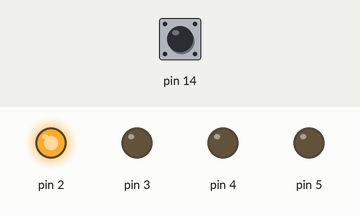
The sketch below on a simulated Arduino Mega 2560, built with avr-gcc and run on an emulated ATmega2560. On the bench: output pins drawn as LEDs (lit = HIGH). Inputs (shaded band) come from the test bench; at power-on: pin 14 LOW.

Above: at 0.8 s.
0.9 s: pin 14 driven HIGH
At 1.5 s:
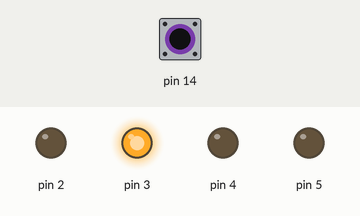
2.4 s: pin 14 pulsed LOW 5 times (0.12 s each, 0.3 s apart)
At 2.97 s:
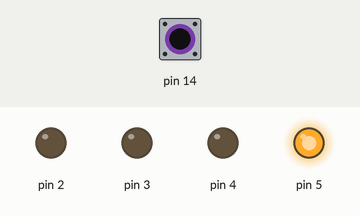
At 4.3 s:
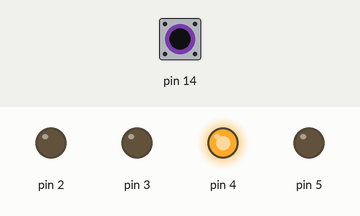
Timing chart, 0 to 5.8 s (numbered marks = the images above; inputs shaded):
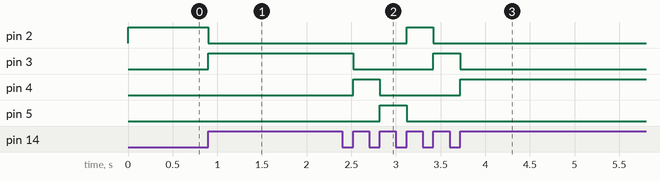

Measured:
- after the input at 0.9 s, pin 2: HIGH → LOW at once; pin 3: LOW → HIGH at once
- after the input at 2.4 s, pin 2: LOW → HIGH after 0.72 s, → LOW 0.30 s later; pin 3: HIGH → LOW after 0.12 s, → HIGH 0.90 s later, → LOW 0.30 s later; pin 4: LOW → HIGH after 0.12 s, → LOW 0.30 s later, → HIGH 0.90 s later; pin 5: LOW → HIGH after 0.42 s, → LOW 0.30 s later

The sketch:

Ex_2.ino
```cpp
#define F_CPU 16000000L
#include <avr/io.h>
#include <util/delay.h>

int main(void) {
    DDRE |= 0x38;
    DDRG |= 0x20;
    DDRJ &= ~0x02;

    uint8_t state_previous = 0, state_current;
    int count = 0;

    PORTE = 0x10;
    PORTG = 0x00;

    while (1) {
        state_current = (PINJ >> 1) & 0x01;

        if (state_current == 1) {
            if (state_previous == 0) {
                count++;
                if (count > 3) count = 0;

                if (count == 0) {
                    PORTE = 0x10;
                    PORTG = 0x00;
                } else if (count == 1) {
                    PORTE = 0x20;
                    PORTG = 0x00;
                } else if (count == 2) {
                    PORTE = 0x00;
                    PORTG = 0x20;
                } else if (count == 3) {
                    PORTE = 0x08;
                    PORTG = 0x00;
                }
                _delay_ms(50);
            }
        }
        state_previous = state_current;
    }

    return 0;
}
```
